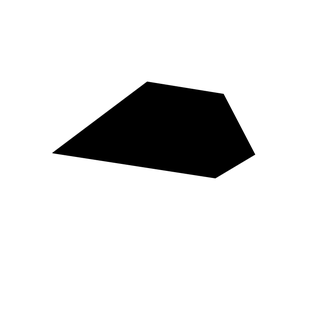
#> input picture assets/sample_greyscale_overlapping_area/area1.png, 336 x 334 px, shrunk from 817 x 813 before the run, found by its file name
$ python test_vertices.py
#> lines starting #> are read from the running program, lines starting #| are printed output that depends on the picture; after the words box and inside, x2 and y2 are one past the last pixel; in counts of white or black regions, pixels touching at a corner belong together
#> further down, img is the input picture: shape (334, 336, 3); min 0, max 255, mean 227.9
### lib/utils.py
import os

import cv2
import numpy as np
from PIL import Image
import matplotlib.pyplot as plt
from typing import List
from models.media import CamData


def vertices_detector(image, show_vertices=False, show_all=False):
#> called with show_vertices = False, show_all = False
    filtered_image = cv2.medianBlur(image, ksize=51)
    mask = filtered_image[:, :, 0]
    # For visualize vertices
    white = np.zeros((mask.shape))
    white.fill(255)
#> white: shape (334, 336) float64; every value is 255
    remove_points = [(0, 0), (0, mask.shape[0] - 1), (mask.shape[1] - 1, 0), (mask.shape[1] - 1, mask.shape[0] - 1)]
#> remove_points = [(0, 0), (0, 333), (335, 0), (335, 333)]
    # Set a threshold value
    threshold = 0.5
    font = cv2.FONT_HERSHEY_COMPLEX

    # Apply the threshold and convert to gray
    gray = np.where(mask > threshold, 255, 0).astype(np.uint8)
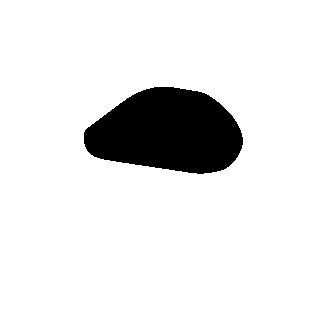
#> gray: shape (334, 336); 90.9% white; 1 black region

    contours, _ = cv2.findContours(gray, cv2.RETR_TREE,
                                   cv2.CHAIN_APPROX_SIMPLE)
#> contours = 2 contours; box (x1, y1, x2, y2) and area: (0, 0, 336, 334) 111555, (83, 86, 244, 175) 10376
    res = []
    for cnt in contours:
        # Going through every contours found in the image.
        vertices = cv2.approxPolyDP(cnt, 0.01 * cv2.arcLength(cnt, True), True)

        # draws boundary of contours.
        cv2.drawContours(gray, [vertices], 0, (255, 0, 255), 5)

        # Used to flatted the array containing
        # the co-ordinates of the vertices.
        n = vertices.ravel()
        i = 0
        for j in n:
            if (i % 2 == 0):
                x = n[i]
                y = n[i + 1]
                if (x, y) not in remove_points:
                    res.append((x, y))
                    string = str(x) + " " + str(y)

                    if (i == 0):
                        # text on topmost co-ordinate.
                        cv2.putText(gray, "Arrow tip", (x, y),
                                    font, 0.5, (255, 0, 0))
                    else:
                        # text on remaining co-ordinates.
                        cv2.putText(gray, string, (x, y),
                                    font, 0.5, (0, 255, 0))
            i = i + 1
#> this loop made 2 passes
#> n on pass 1: [0, 0, 0, 333, 335, 333, 335, 0]
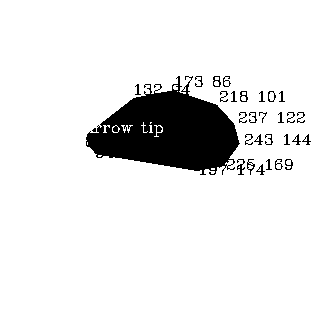
#> gray: shape (334, 336); 91.4% white; 30 black regions (1 under 20 px), largest, box (x1, y1, x2, y2) and area: (86, 76, 240, 175) 8712, (237, 159, 245, 175) 57, (247, 159, 255, 175) 46
#> after the loop, res = [(83, 132), (132, 94), (173, 86), (218, 101), (237, 122), (243, 144), (225, 169), (197, 174), (94, 157), (84, 146)]
    res = res[::-1]
#> res = [(84, 146), (94, 157), (197, 174), (225, 169), (243, 144), (237, 122), (218, 101), (173, 86), (132, 94), (83, 132)]
    if show_all:
        plt.imshow(gray, cmap='gray')
    if show_vertices:
        for (x, y) in res:
            cv2.namedWindow("Check Points", cv2.WINDOW_NORMAL)
            cv2.circle(white, (x, y), 10, (0, 0, 255), 10)
            # cv2.imshow("Check Points", white)
            # cv2.waitKey(0)
            cv2.destroyWindow("Check Points")
    return res


# [13 lines left out: function load_cameras, not called in this run]


# [13 lines of commented-out code are left out]

### test_vertices.py
import os

import cv2
import numpy as np
from PIL import Image
import matplotlib.pyplot as plt
from typing import List
from models.media import CamData
from lib.utils import vertices_detector

if __name__ == '__main__':
    img = cv2.imread('assets\sample_greyscale_overlapping_area\\area1.png')

    vertices = vertices_detector(img)
#> vertices has the same summary as res in vertices_detector
    print(vertices)
#| [(84, 146), (94, 157), (197, 174), (225, 169), (243, 144), (237, 122), (218, 101), (173, 86), (132, 94), (83, 132)]
    print(len(vertices))
#| 10

    img = cv2.imread('assets\sample_greyscale_overlapping_area\\area2.png')
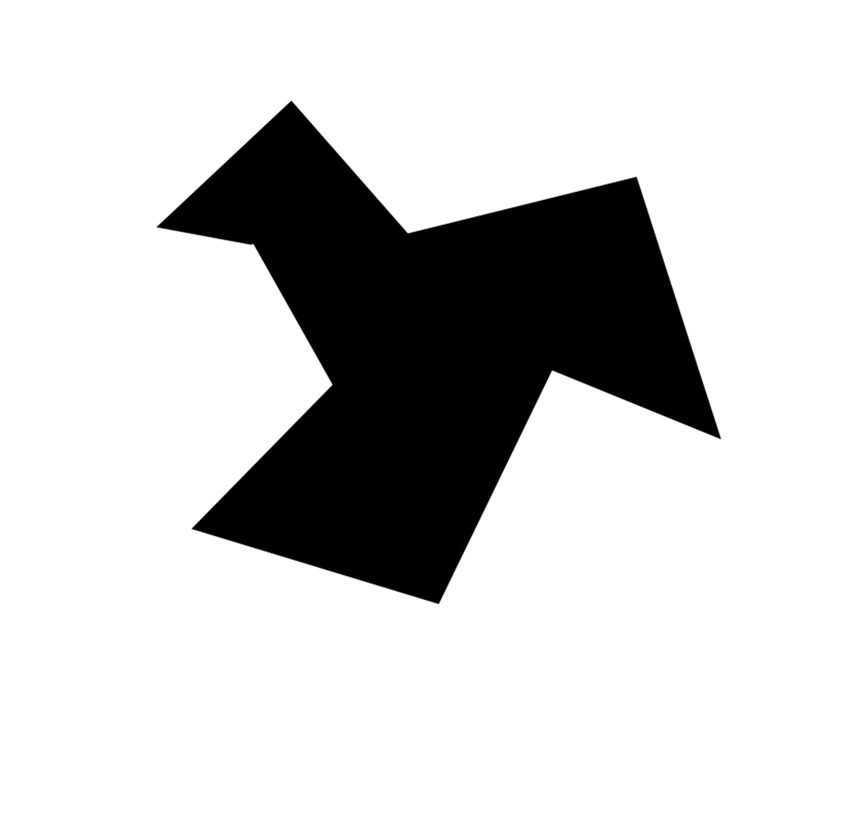
#> input picture assets/sample_greyscale_overlapping_area/area2.png, 842 x 838 px, shrunk from 2048 x 2038 before the run, found by its file name
#> img is the input picture: shape (838, 842, 3); min 0, max 255, mean 207.1

    vertices = vertices_detector(img)
#> call 2 of vertices_detector, with show_vertices = False, show_all = False
#> in vertices_detector (call 2), `white.fill(255)`: white: shape (838, 842) float64; every value is 255
#> in vertices_detector (call 2), `font = cv2.FONT_HERSHEY_COMPLEX`: font = 3
#> in vertices_detector (call 2), `gray = np.where(mask > threshold, 255, 0).astype(np.uint8)`:
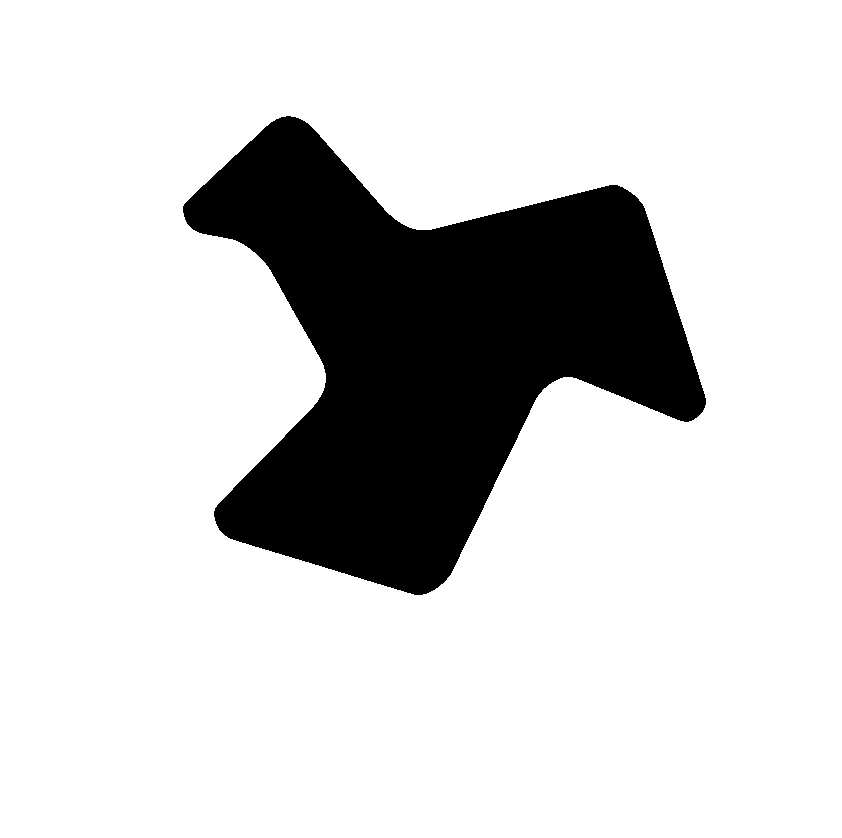
#> gray: shape (838, 842); 81.9% white; 1 black region
#> in vertices_detector (call 2), `contours, _ = cv2.findContours(gray, cv2.RETR_TREE, cv2.CHAIN_APPROX_S..`: contours = 2 contours; box (x1, y1, x2, y2) and area: (0, 0, 842, 838) 703917, (182, 115, 707, 596) 128436
#> the loop in vertices_detector (call 2), `for cnt in contours:` made 2 passes
#> n on pass 1: [0, 0, 0, 837, 841, 837, 841, 0]
#> after the loop in vertices_detector (call 2), `for cnt in contours:`:
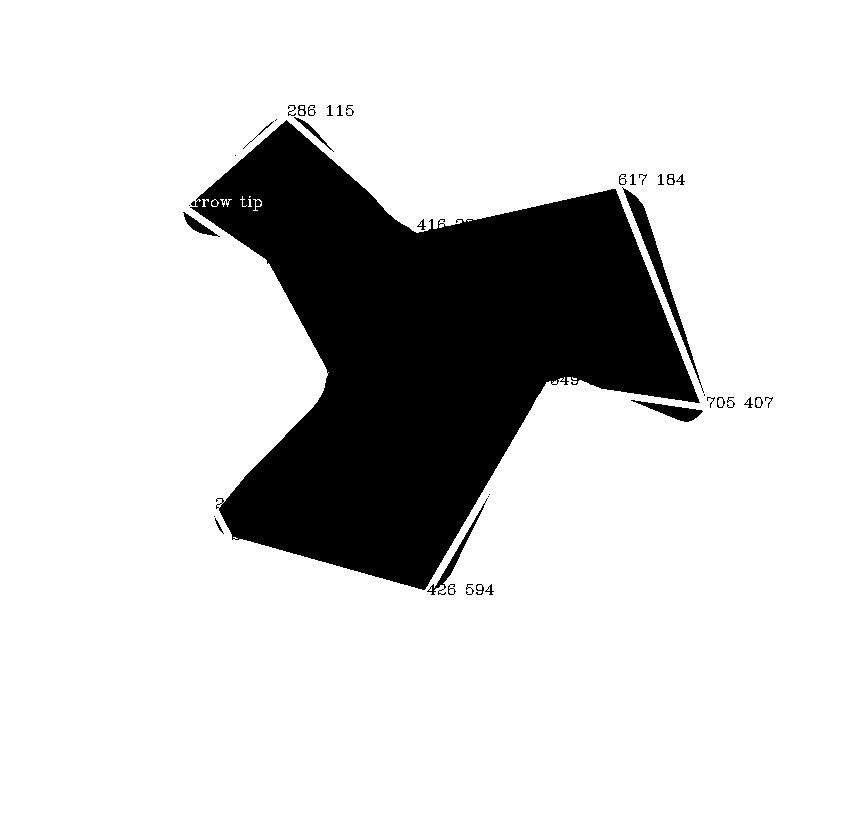
#> gray: shape (838, 842); 82.8% white; 39 black regions (8 under 20 px), largest, box (x1, y1, x2, y2) and area: (190, 120, 700, 590) 117222, (622, 187, 704, 393) 1581, (631, 400, 703, 422) 578
#> after the loop in vertices_detector (call 2), `for cnt in contours:`: res = [(182, 206), (286, 115), (416, 229), (617, 184), (705, 407), (549, 384), (426, 594), (230, 539), (214, 508), (325, 373), (265, 263)]
#> in vertices_detector (call 2), `res = res[::-1]`: res = [(265, 263), (325, 373), (214, 508), (230, 539), (426, 594), (549, 384), (705, 407), (617, 184), (416, 229), (286, 115), (182, 206)]
#> vertices has the same summary as res in vertices_detector
    print(vertices)
#| [(265, 263), (325, 373), (214, 508), (230, 539), (426, 594), (549, 384), (705, 407), (617, 184), (416, 229), (286, 115), (182, 206)]
    print(len(vertices))
#| 11
